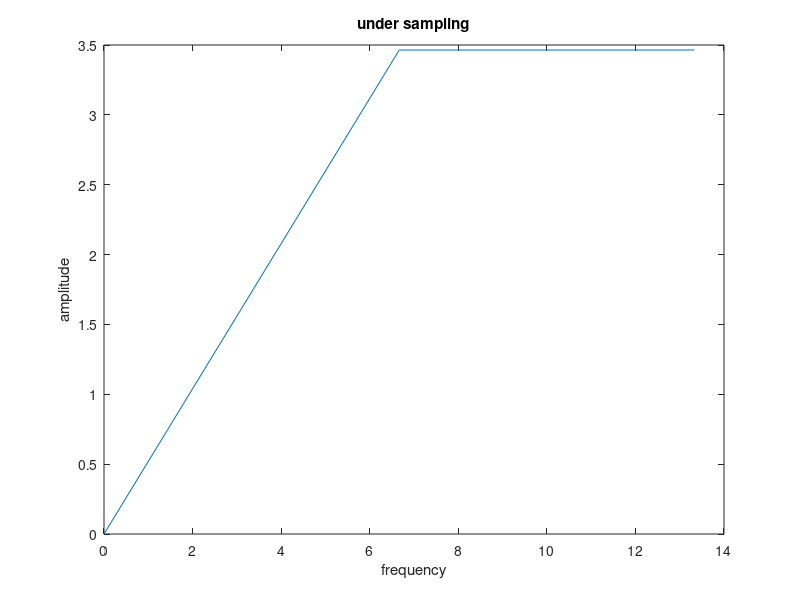

This figure's MATLAB source:
f1=input('f1');
f2=input('f2');
fnyq=2*max(f1,f2);

%undersampling
fs=fnyq*2;
t=0:1/fs:0.1;
x=cos(2*pi*f1*t)+cos(2*pi*f2*t);
xk=fft(x);
n1=length(xk);
f=(0:n1-1)*fs/n1;
figure(1);
plot(f,abs(xk));
xlabel('frequency');
ylabel('amplitude');
title('under sampling');